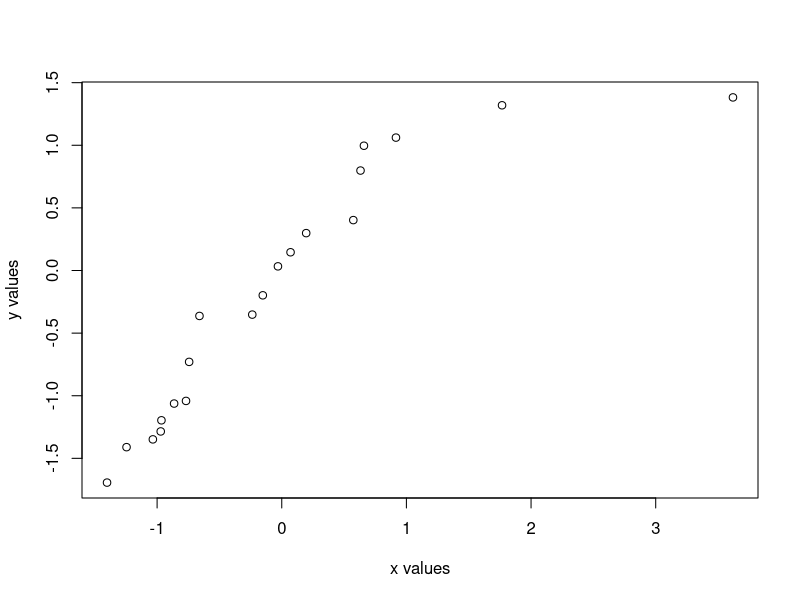
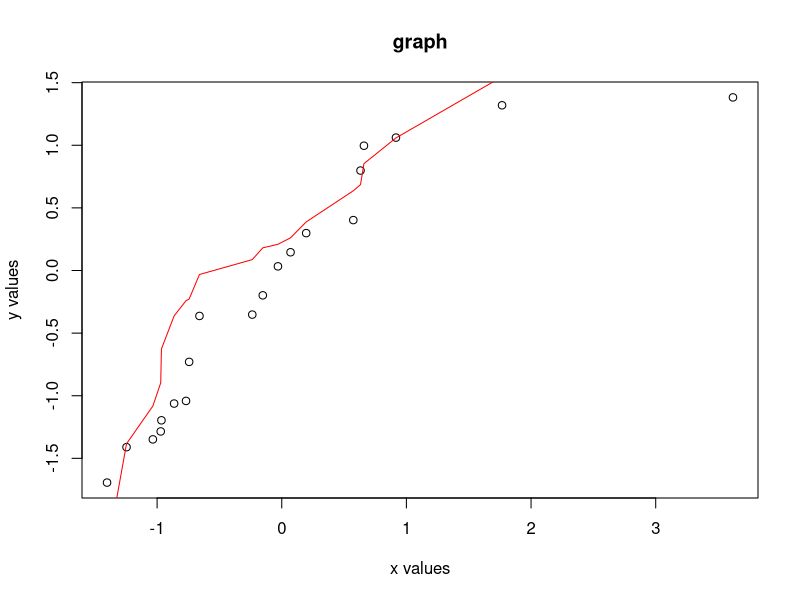

Source code (R) for these figures, in order:
w<-sort(rnorm(20))
r<-sort(rnorm(20))
t<-sort(rnorm(20))
plot(w,r,xlab = "x values",ylab = "y values")
plot(w,r,col="black",xlab = "x values",ylab = "y values",main = "graph")
lines(w,t,col="red")